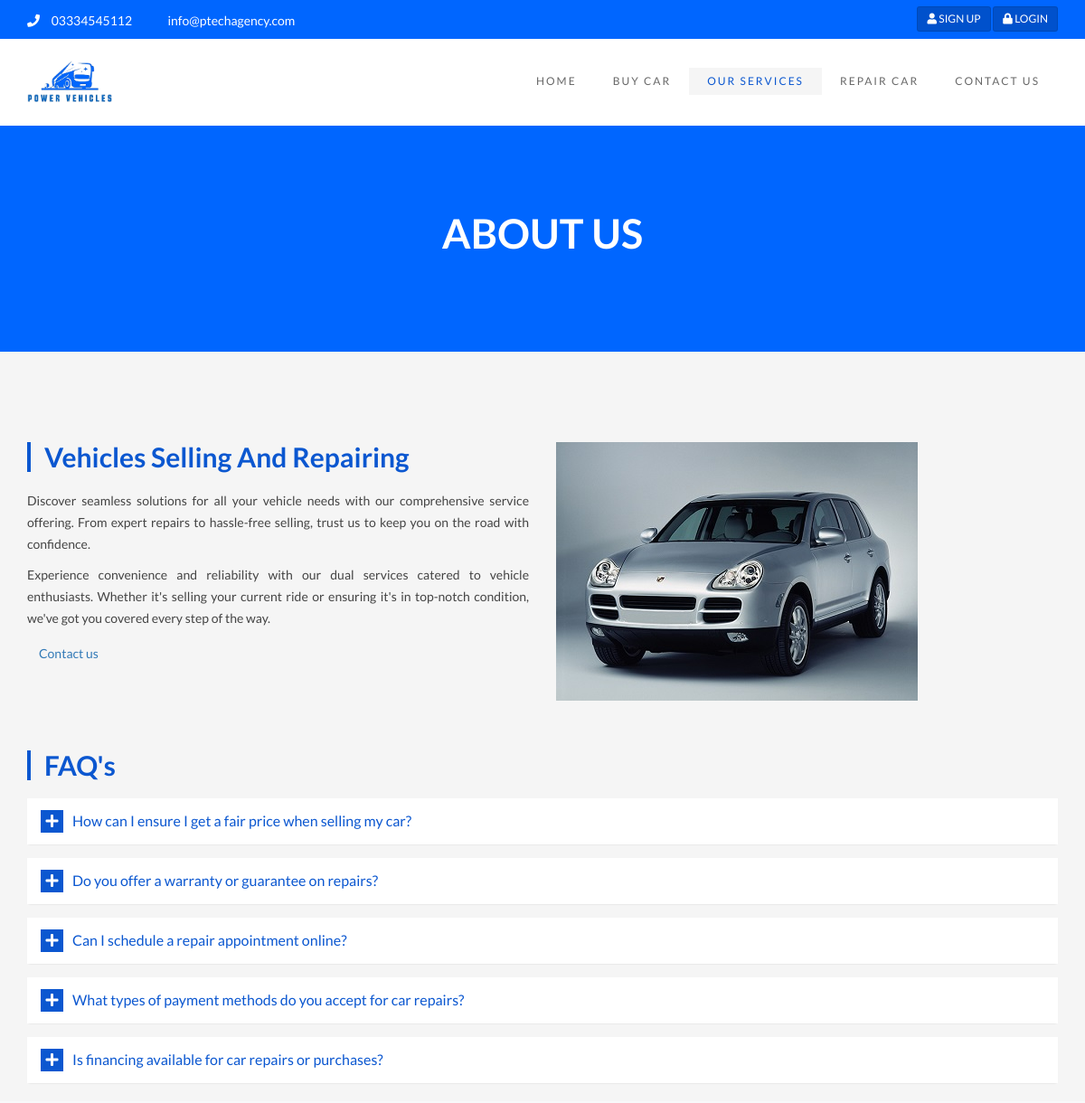
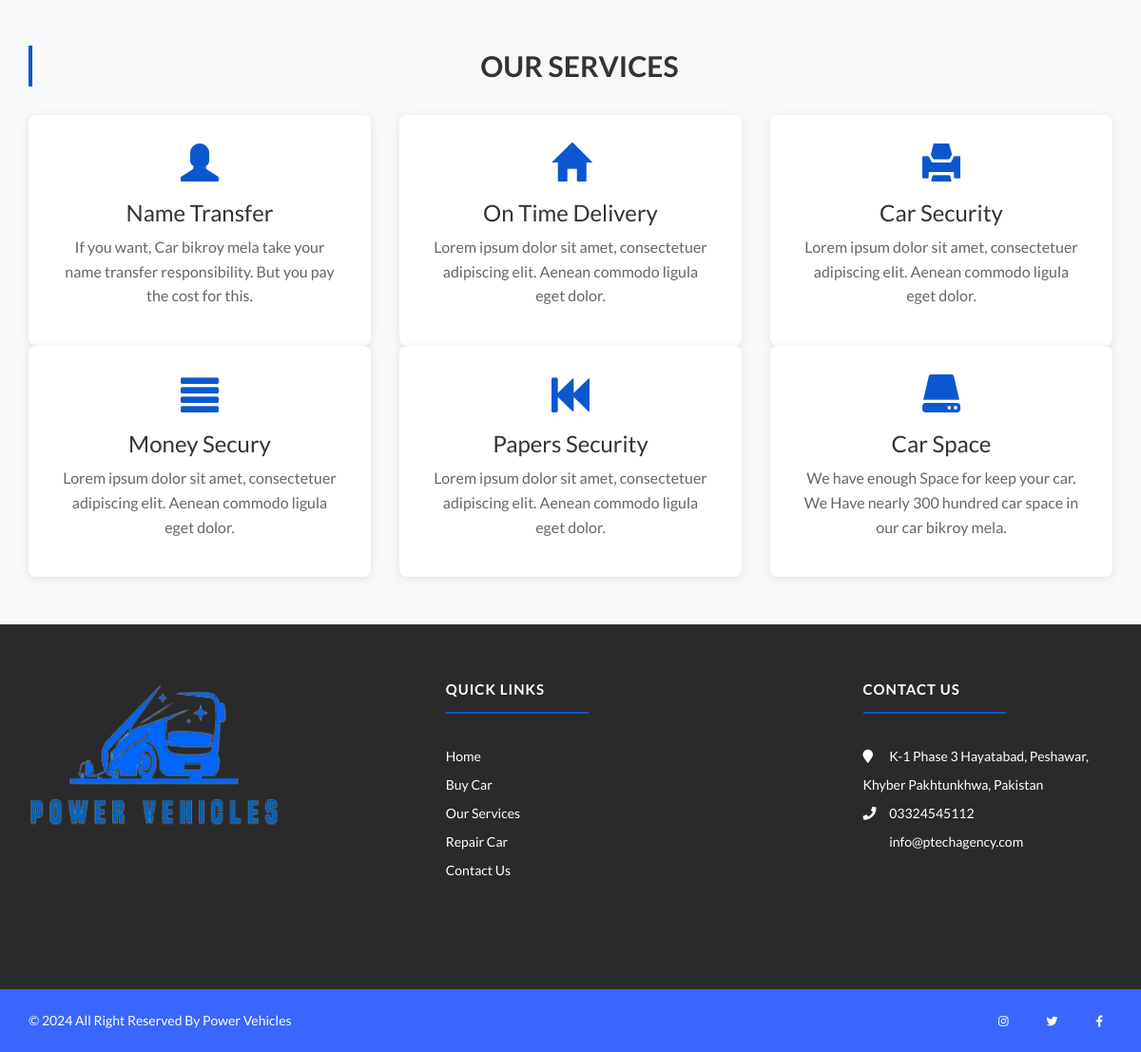
/mainSite/about.php, run on the app's committed database (2 pictures, top to bottom).
### tables this page shows
CREATE TABLE `tbl_aboutus_service` (
  `service_id` int(3) NOT NULL,
  `service_icon` varchar(100) NOT NULL,
  `service_title` varchar(100) NOT NULL,
  `service_desc` text NOT NULL,
  `publication_status` tinyint(1) NOT NULL
);

### class/aboutUs/database.php (called while the page is built, shortened)
<?php
class Database{
    public function __construct(){
        $host_name = 'localhost';
        $user_name = 'root';
        $password  = '';
        $db_name   ='db_car_bikroy_mela';
        $this->db_connect = mysqli_connect($host_name, $user_name, $password, $db_name);
    }
}

### class/aboutUs/aboutUs.php (called while the page is built, shortened)
<?php
require_once ('database.php');
class AboutUs extends Database{
    public function all_service_info(){
        $query = "SELECT * FROM tbl_aboutus_service WHERE publication_status = 1 ORDER BY service_id DESC LIMIT 6";
        if(mysqli_query($this->db_connect, $query)){
            $query_result = mysqli_query($this->db_connect, $query);
            return $query_result;
        }else{
            die("Query Problem! ".mysqli_error($this->db_connect));
        }
    }
}

### mainSite/about.php (the view, shortened to what this page needs)
<?php
    require_once ('../class/aboutUs/aboutUs.php');
    $obj_aboutUs = new AboutUs();
    $service = $obj_aboutUs->all_service_info();
?>
<!DOCTYPE html>
<html lang="en">
<head>
    <link rel="stylesheet" type="text/css" href="css/bootstrap.min.css">
    <link rel="stylesheet" type="text/css" href="css/animate.min.css">
    <link rel="stylesheet" type="text/css" href="css/slider.css">
    <link rel="stylesheet" type="text/css" href="css/font-awesome-4.5.0/css/font-awesome.min.css">
    <link rel="stylesheet" type="text/css" href="css/style.css">
     <link rel="stylesheet" href="https://cdnjs.cloudflare.com/ajax/libs/font-awesome/5.15.4/css/all.min.css">
    <link href="css/ie10-viewport-bug-workaround.css" rel="stylesheet">
</head>
<body>
<header class="top-header  hidden-xs">
        <div class="container">
            <div class="row">
                <div class="col-xs-12 col-sm-6 col-md-6 col-lg-6">
                    <ul class="list-inline">
                        <li>
                            <a href="tel:03334545112">
                                <i class="fa fa-phone pr-5 pl-10"></i>
                                03334545112
                            </a>
                        </li>
                        <li>
                            <a href="mailto:info@ptechagency.com">
                                <i class="fa fa-envelope-o pr-5 pl-10"></i>
                                info@ptechagency.com
                            </a>
                        </li>
                    </ul>
                </div>
                <div class="col-xs-12 col-sm-6 col-md-6 col-lg-6">
                    <div class="top-buttons">
                        <a href="mainSite/signup.php" class="btn btn-grey btn-sm text-uppercase">
                            <i class="fa fa-user pr-10"></i> Sign Up
                        </a>
                        <a href="mainSite/login.php" class="btn btn-grey btn-sm text-uppercase">
                            <i class="fa fa-lock pr-10"></i> Login
                        </a>
                    </div>
                </div>
            </div>
        </div>
    </header>
<div class="main-header">
    <div class="container">
        <nav class="navbar navbar-default">
            <div class="navbar-header">
                <a class="navbar-brand-logo" href="../index.php">
                    <img src="img/png/mainlogo.png" alt="CAR HOUSE">
                </a>
            </div>
            <div class="collapse navbar-collapse" id="bs-example-navbar-collapse-1">
                <ul class="nav navbar-nav navbar-right">
                    <li><a href="../index.php">Home</a></li>
                    <li><a href="car_buy.php">Buy Car</a></li>
                    <li><a href="about.php" class="active">Our Services</a></li>
                    <li><a href="client-feedback.php">Repair Car</a></li>
                    <li><a href="contact.php">Contact Us</a></li>
                </ul>
            </div>
        </nav>
    </div>
</div>
<div class="page-banner">
    <div class="container">
        <div class="row">
            <div class="col-md-6 col-md-offset-3">
                <div class="breadcrumb-area">
                    <h2>ABOUT US</h2>
                </div>
            </div>
        </div>
    </div>
</div>
<div class="about-body">
    <div class="page-section video-section">
    <div class="container">
        <div class="row" style="margin-top: 100px;">
        <div class="col-lg- col-md-6 col-sm-12 col-xs-12" >
    <div class="text-overlay">
        <h2 class="title">Vehicles Selling And Repairing</h2>
        <p class="text-justify">Discover seamless solutions for all your vehicle needs with our comprehensive service offering. From expert repairs to hassle-free selling, trust us to keep you on the road with confidence.</p>
        <p class="text-justify">Experience convenience and reliability with our dual services catered to vehicle enthusiasts. Whether it's selling your current ride or ensuring it's in top-notch condition, we've got you covered every step of the way.</p>
        <a href="contact.php" class="btn btn-contact">Contact us</a>
    </div>
</div>
            <div class="col-lg-6 col-md-6 col-sm-12 col-xs-12">
                <div class="video-background">
 <img src="../mainsite/img/details/big-2.jpg" alt="">
                </div>
            </div>
        </div>
    </div>
</div>
    <section class="page-section">
    <div class="container">
        <div class="row">
            <div class="col-lg-12 col-md-6 col-sm-12 col-xs-12">
                <h2 class="title">FAQ's</h2>
                <div class="panel-div">
                    <div class="panel-group" id="accordion" role="tablist">
                        <div class="panel panel-default">
                            <div class="panel-heading" role="tab" id="headingOne">
                                <h4 class="panel-title">
                                    <a class="collapsed" role="button" data-toggle="collapse" data-parent="#accordion" href="#collapseOne" aria-expanded="false" aria-controls="collapseOne">
                                        <i class="fa fa-plus"></i>How can I ensure I get a fair price when selling my car?
                                    </a>
                                </h4>
                            </div>
                        </div>
                        <div class="panel panel-default">
                            <div class="panel-heading" role="tab" id="headingTwo">
                                <h4 class="panel-title">
                                    <a class="collapsed" role="button" data-toggle="collapse" data-parent="#accordion" href="#collapseTwo" aria-expanded="false" aria-controls="collapseTwo">
                                        <i class="fa fa-plus"></i>Do you offer a warranty or guarantee on repairs?
                                    </a>
                                </h4>
                            </div>
                        </div>
                        <div class="panel panel-default">
                            <div class="panel-heading" role="tab" id="headingThree">
                                <h4 class="panel-title">
                                    <a class="collapsed" role="button" data-toggle="collapse" data-parent="#accordion" href="#collapseThree" aria-expanded="false" aria-controls="collapseThree">
                                        <i class="fa fa-plus"></i>Can I schedule a repair appointment online?
                                    </a>
                                </h4>
                            </div>
                        </div>
                        <div class="panel panel-default">
                            <div class="panel-heading" role="tab" id="headingFour">
                                <h4 class="panel-title">
                                    <a class="collapsed" role="button" data-toggle="collapse" data-parent="#accordion" href="#collapseFour" aria-expanded="false" aria-controls="collapseFour">
                                        <i class="fa fa-plus"></i>What types of payment methods do you accept for car repairs?
                                    </a>
                                </h4>
                            </div>
                        </div>
                        <div class="panel panel-default">
                            <div class="panel-heading" role="tab" id="headingFive">
                                <h4 class="panel-title">
                                    <a class="collapsed" role="button" data-toggle="collapse" data-parent="#accordion" href="#collapseFive" aria-expanded="false" aria-controls="collapseFive">
                                        <i class="fa fa-plus"></i>Is financing available for car repairs or purchases?
                                    </a>
                                </h4>
                            </div>
                        </div>
                    </div>
                </div>
            </div>
        </div>
    </div>
</section>
<div class="serviceslist text-center">
    <div class="container">
        <div class="title text-center">Our Services</div>
        <div class="row">
            <?php foreach ($service as $all_service){ ?>
                <div class="col-lg-4 col-md-4 col-sm-6 col-xs-12">
                    <div class="Services-box">
                        <i class="<?php echo $all_service['service_icon']?>"></i>
                        <h3><?php echo $all_service['service_title']?></h3>
                        <p><?php echo $all_service['service_desc']?></p>
                    </div>
                </div>
            <?php } ?>
        </div>
    </div>
</div>
 <footer class="main-footer">
    <div class="container">
        <div class="footer-row">
            <div class="col-lg-3 col-md-3 col-sm-6 col-xs-12 footer-item">
                <div class="footer-item-content">
                    <a href="index.php">
                        <img src="./img/png/mainlogo.png" alt="logo" style="width: 100%; height: 100%;">
                    </a>
                    <br><br>
                </div>
            </div>
            <div class="col-lg-3 col-md-3 col-sm-6 col-xs-12 footer-item">
                <div class="footer-item-content">
                    <h2>Quick Links</h2>
                    <div class="line-dec"></div>
                    <ul>
                        <li>
                            <a href="#">Home</a>
                        </li>
                        <li>
                            <a href="#">Buy Car</a>
                        </li>
                        <li>
                            <a href="#">Our Services</a>
                        </li>
                        <li>
                            <a href="#">Repair Car</a>
                        </li>
                        <li>
                            <a href="#">Contact Us</a>
                        </li>
                    </ul>
                </div>
            </div>
            <div class="col-lg-3 col-md-3 col-sm-6 col-xs-12 footer-item">
                <div class="footer-item-content">
                    <h2>Contact us</h2>
                    <div class="line-dec"></div>
                    <ul>
                        <li>
                            <a href="#" style="pointer-events: none;">
                                <i class="fa fa-map-marker"></i>
                                K-1 Phase 3 Hayatabad, Peshawar, Khyber Pakhtunkhwa, Pakistan
                            </a>
                        </li>
                        <li>
                            <a href="tel:03324545112">
                                <i class="fa fa-phone"></i> 03324545112
                            </a>
                        </li>
                        <li>
                            <a href="mailto:info@ptechagency.com">
                                <i class="fa fa-envelope-o"></i> info@ptechagency.com
                            </a>
                        </li>
                    </ul>
                </div>
            </div>
        </div>
    </div>
</footer>
    <div class="sub-footer">
        <div class="container">
            <div class="row">
                <div class="col-md-6 col-sm-6">
                    <p>&copy; <?php echo date('Y') ?> All Right Reserved By Power Vehicles </p>
                </div>
                <div class="col-md-6 col-sm-6 hidden-xs ">
                    <ul>
                        <li>
                        <a href="#" class="icon"><i class="fab fa-facebook-f"></i></a>
                        </li>
                        <li>
                        <a href="#" class="icon"><i class="fab fa-twitter"></i></a>
                        </li>
                        <li>
                        <a href="#" class="icon"><i class="fab fa-instagram"></i></a>
                        </li>
                    </ul>
                </div>
            </div>
        </div>
    </div>
</body>
</html>

### data on the page
tbl_aboutus_service: service_title "Name Transfer", service_desc "If you want, Car bikroy mela take your name transfer responsibility. But you pay the cost for this."
tbl_aboutus_service: service_title "On Time Delivery", service_desc "Lorem ipsum dolor sit amet, consectetuer adipiscing elit. Aenean commodo ligula eget dolor."
tbl_aboutus_service: service_title "Car Security", service_desc "Lorem ipsum dolor sit amet, consectetuer adipiscing elit. Aenean commodo ligula eget dolor."
tbl_aboutus_service: service_title "Money Secury", service_desc "Lorem ipsum dolor sit amet, consectetuer adipiscing elit. Aenean commodo ligula eget dolor."
tbl_aboutus_service: service_title "Papers Security", service_desc "Lorem ipsum dolor sit amet, consectetuer adipiscing elit. Aenean commodo ligula eget dolor."
tbl_aboutus_service: service_title "Car Space", service_desc "We have enough Space for keep your car. We Have nearly 300 hundred car space in our car bikroy mela."
